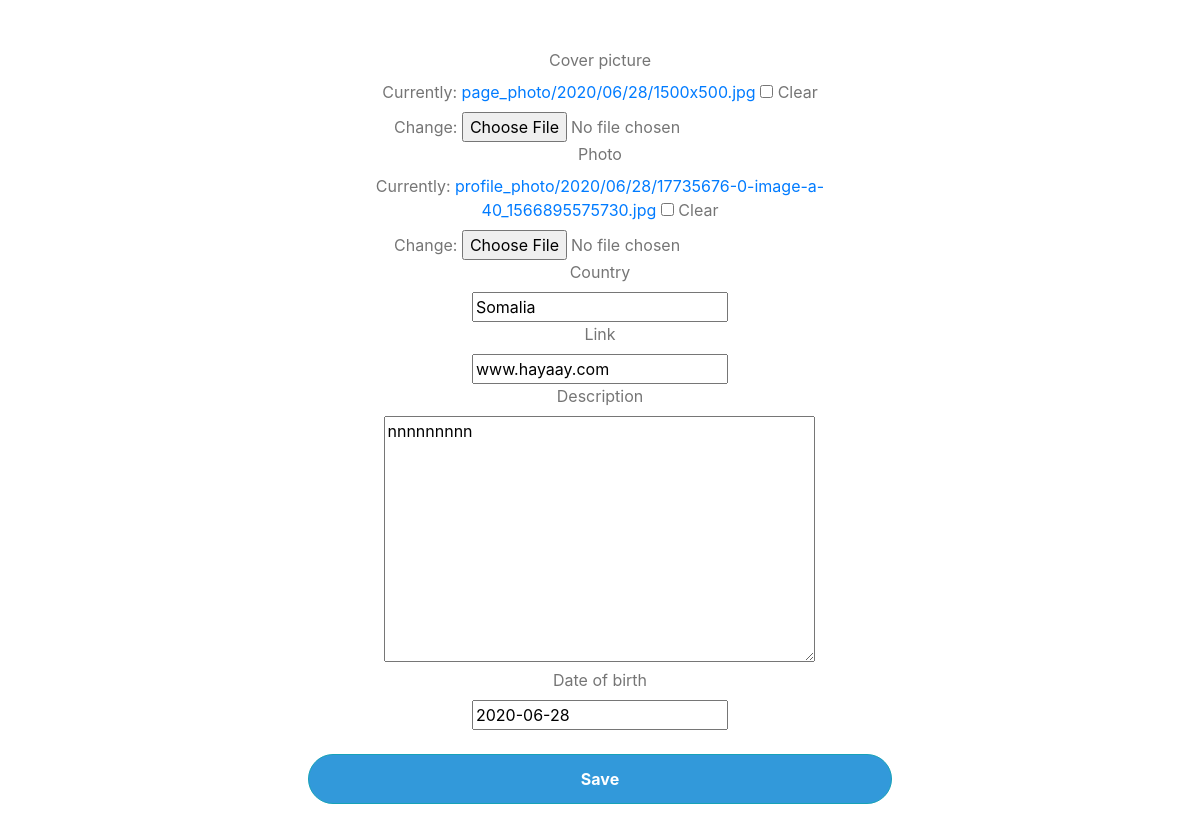
Page /profile/edit/ (signed in) on the committed database.
### proffile/models.py (models this page shows, shortened)
class Profile(models.Model):
    user = models.OneToOneField(settings.AUTH_USER_MODEL,
                                on_delete=models.CASCADE)
    friends = models.ManyToManyField("Profile", blank=True)
    date_of_birth = models.DateField(blank=True,
                                     null=True)
    photo = models.ImageField(upload_to='profile_photo/%Y/%m/%d',
                                blank=True,
                                default='static/css/not-found.png')
    cover_picture = models.ImageField(upload_to='page_photo/%Y/%m/%d',
                                blank=True,
                                default='static/not-found.png')
    country = models.CharField(max_length=50, blank=True)
    link = models.CharField(max_length=100, blank=True)
    description = models.TextField(blank=True)
    date_joinded = models.DateField(auto_now_add=True)
    followwing = models.ManyToManyField(settings.AUTH_USER_MODEL,
                                        related_name='followwers',
                                        blank=True
                                    )

### proffile/views.py (the view)
# urls.py: path('edit/', views.editprofile, name='edit'),
def editprofile(request):
    if request.method == 'POST':
        edit_profile_form = ProfileEditForm(instance=request.user.profile,
                                            data=request.POST,
                                            files=request.FILES)
        if edit_profile_form.is_valid():
            edit_profile_form.save()
            return HttpResponseRedirect(reverse('user_profile', args=[request.user.username]))
    else:
        edit_profile_form = ProfileEditForm(instance=request.user.profile)
        return render(request, 'user_edit_profile.html', {'edit_profile_form': edit_profile_form})

### proffile/forms.py
class ProfileEditForm(forms.ModelForm):
    class Meta:
        model  = Profile
        fields = ('cover_picture', 'photo',
                    'country', 'link','description', 'date_of_birth',)

### proffile/templates/user_edit_profile.html (shortened to what this page needs)
{% load static %}
{% load crispy_forms_tags %}
<!DOCTYPE html>
<html lang="en">
    <head>
        <link rel="stylesheet" href="https://stackpath.bootstrapcdn.com/bootstrap/4.3.1/css/bootstrap.min.css">
      </head>
        <div class="container">
            <div class="row">
              <div class="col-lg-10 offset-lg-1">
                  <div class="col-lg-8 offset-lg-2 mt-4">
                    <form class="text-center mt-5" style="color: #757575;" action="#" method="POST">
                      {{ edit_profile_form|crispy }}
                      <button class="btn btn-outline-info btn-rounded btn-block my-4 waves-effect z-depth-0 submit-button" type="submit">Save</button>
                    </form>
                    </div>
                  </div>
              </div>
            </div>
    </body>
</html>

### proffile/templates/user_edit_profile.html (style rules this page uses)
.submit-button { background-color:rgb(50, 153, 218)!important; color: white; border-radius: 25px; height: 50px; font-weight: bolder; }

### rows in the picture
Profile: country "Somalia", link "www.hayaay.com", description "nnnnnnnnn", date_of_birth "2020-06-28"
